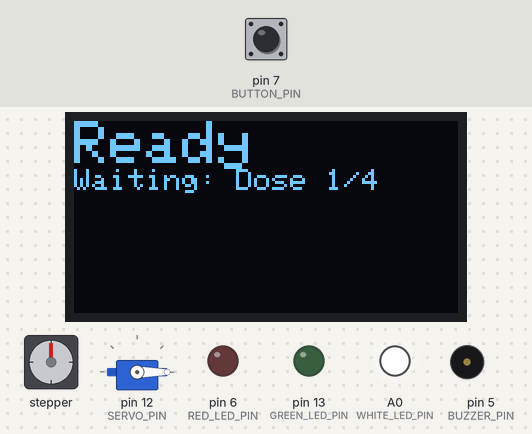
Simulated run of this sketch. Board: Arduino Uno, built with avr-gcc and run on an emulated ATmega328P. On the bench: stepper motor, servo, 128×64 one-colour display, output pins drawn as LEDs (lit = HIGH), buzzer (waves = sounding, pin HIGH). Wiring (inferred from the names in the program): stepper motor (2048 steps per turn assumed): coils pin 8, pin 9, pin 10, pin 11. The inputs (shaded band) are chosen by the test bench; at power-on: pin 7 (BUTTON_PIN) HIGH. The audio player accepts every command and is not drawn; pins used as bus, display or sensor lines are not drawn.

Above: at 0.6 s.
At 18.5 s:
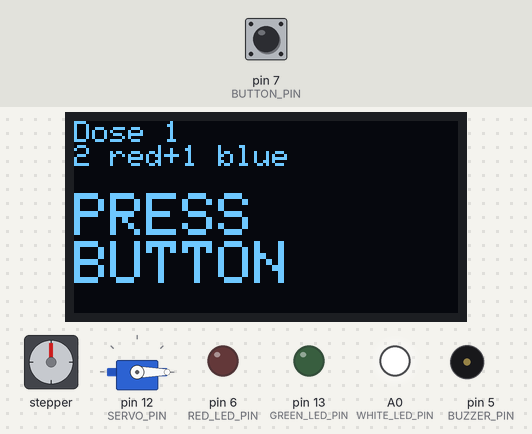
18.6 s: pin 7 (BUTTON_PIN) pulled LOW for 0.6 s
At 19.8 s:
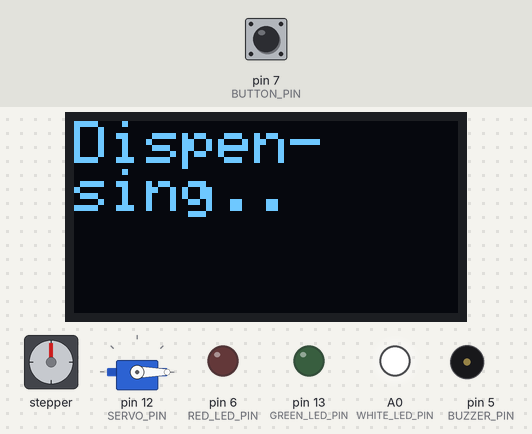
At 38.8 s:
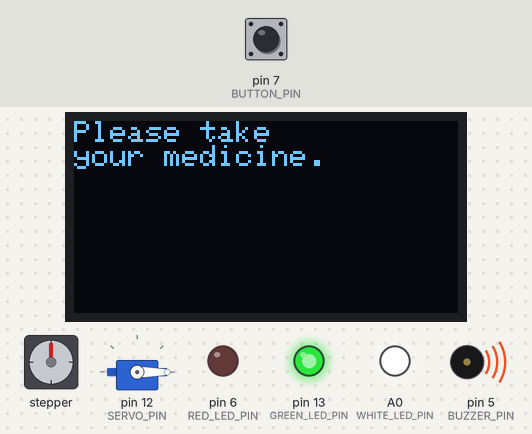
Timing chart, 0 to 39.6 s (numbered marks = the images above; inputs shaded):
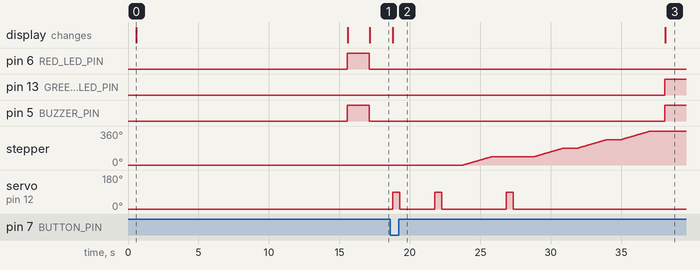

Measured:
- after the input at 18.6 s, pin 13 (GREEN_LED_PIN), pin 5 (BUZZER_PIN): LOW → HIGH after 19.5 s
- what the display in image 0 shows lasts 15.0 s, from 0.6 s to 15.6 s

The sketch:

MedBuddy_FINAL.ino
```cpp
#include <Wire.h>
#include <Adafruit_GFX.h>
#include <Adafruit_SSD1306.h>
#include <Servo.h>
#include <SoftwareSerial.h>
#include <DFRobotDFPlayerMini.h>

// ---------------- PIN DEFINITIONS ----------------
#define BUTTON_PIN     7
#define BUZZER_PIN     5
#define SERVO_PIN      12
#define RED_LED_PIN    6
#define GREEN_LED_PIN  13
#define WHITE_LED_PIN  A0

#define STEPPER_IN1    8
#define STEPPER_IN2    9
#define STEPPER_IN3    10
#define STEPPER_IN4    11

#define DFPLAYER_RX    9   // Arduino pin, connects to DFPlayer TX
#define DFPLAYER_TX    11  // Arduino pin, connects to DFPlayer RX

// ---------------- OLED SETUP ----------------
#define SCREEN_WIDTH 128
#define SCREEN_HEIGHT 64
#define OLED_RESET -1
Adafruit_SSD1306 display(SCREEN_WIDTH, SCREEN_HEIGHT, &Wire, OLED_RESET);

// ---------------- SERVO SETUP ----------------
Servo pusherServo;
const int SERVO_REST_ANGLE = 0;
const int SERVO_PUSH_ANGLE = 90;

// ---------------- DFPLAYER SETUP ----------------
SoftwareSerial dfSerial(DFPLAYER_RX, DFPLAYER_TX);
DFRobotDFPlayerMini dfPlayer;
const uint8_t TRACK_TIME_ALERT = 1;   // 0001.mp3
const uint8_t TRACK_TAKE_MED   = 2;   // 0002.mp3

// ---------------- STEPPER SETTINGS ----------------
const int stepSequence[8][4] = {
  {1,0,0,0},
  {1,1,0,0},
  {0,1,0,0},
  {0,1,1,0},
  {0,0,1,0},
  {0,0,1,1},
  {0,0,0,1},
  {1,0,0,1}
};
int stepIndex = 0;
const int STEPS_PER_90 = 1024;      // quarter turn for 28BYJ-48 half-step mode
const int STEP_DELAY_MS = 2;

// ---------------- SCHEDULE SETTINGS (millis-based) ----------------
const uint32_t START_DELAY_MS   = 15000UL;  // first dose 15s after power-on
const uint32_t SCHEDULE_GAP_MS  = 15000UL;  // then every 15s after that (demo speed)

const uint32_t PUSH_GAP_MS        = 2000UL; // between 2 pushes at same cylinder
const uint32_t POST_PUSH_WAIT_MS  = 1000UL; // wait after last push, before rotating
const uint32_t POSITION_SETTLE_MS = 1000UL; // wait after stepper stops, before next push starts
const uint32_t ALERT_BUZZ_MS      = 1500UL; // buzzer+red LED duration at alert
const uint32_t DISPENSE_BUZZ_MS   = 1500UL; // buzzer+green LED duration at dispense-complete

uint32_t scheduleTimeMs[4];   // millis() timestamps for the 4 doses
bool     scheduleDone[4]     = {false, false, false, false};
uint8_t  currentSchedule      = 0;

// doseCounts[schedule][cylinder position 0..3] = how many pills to push
const uint8_t doseCounts[4][4] = {
  {2, 1, 0, 0},   // Schedule 1: 2 from cyl0 (0deg), 1 from cyl1 (90deg)
  {0, 0, 1, 1},   // Schedule 2: 1 from cyl2 (180deg), 1 from cyl3 (270deg)
  {2, 1, 0, 0},   // Schedule 3: same as schedule 1
  {0, 0, 1, 1}    // Schedule 4: same as schedule 2
};

// ===========================================================================
void setup() {
  Serial.begin(9600);

  pinMode(BUTTON_PIN, INPUT_PULLUP);
  pinMode(BUZZER_PIN, OUTPUT);
  pinMode(RED_LED_PIN, OUTPUT);
  pinMode(GREEN_LED_PIN, OUTPUT);
  pinMode(WHITE_LED_PIN, OUTPUT);

  pinMode(STEPPER_IN1, OUTPUT);
  pinMode(STEPPER_IN2, OUTPUT);
  pinMode(STEPPER_IN3, OUTPUT);
  pinMode(STEPPER_IN4, OUTPUT);

  digitalWrite(BUZZER_PIN, LOW);
  digitalWrite(RED_LED_PIN, LOW);
  digitalWrite(GREEN_LED_PIN, LOW);
  digitalWrite(WHITE_LED_PIN, HIGH); // "system powered on" indicator

  pusherServo.attach(SERVO_PIN);
  pusherServo.write(SERVO_REST_ANGLE);

  // --- OLED init ---
  if (!display.begin(SSD1306_SWITCHCAPVCC, 0x3C)) {
    Serial.println(F("OLED init failed"));
  }
  display.clearDisplay();
  display.setTextSize(2);
  display.setTextColor(SSD1306_WHITE);
  display.setCursor(0, 0);
  display.println(F("MedBuddy"));
  display.setTextSize(1);
  display.println(F("Starting..."));
  display.display();

  // --- DFPlayer init ---
  dfSerial.begin(9600);
  if (!dfPlayer.begin(dfSerial, false, true)) { // isACK=false prevents freezing on repeated play() calls
    Serial.println(F("DFPlayer not found"));
  } else {
    dfPlayer.volume(22); // 0-30
  }

  // --- Build schedule times based on millis() ---
  uint32_t startMs = millis();
  scheduleTimeMs[0] = startMs + START_DELAY_MS;
  scheduleTimeMs[1] = scheduleTimeMs[0] + SCHEDULE_GAP_MS;
  scheduleTimeMs[2] = scheduleTimeMs[1] + SCHEDULE_GAP_MS;
  scheduleTimeMs[3] = scheduleTimeMs[2] + SCHEDULE_GAP_MS;

  showIdleScreen();
}

// ===========================================================================
void loop() {
  if (currentSchedule < 4) {
    if (!scheduleDone[currentSchedule] &&
        millis() >= scheduleTimeMs[currentSchedule]) {
      runScheduleEvent(currentSchedule);
      scheduleDone[currentSchedule] = true;
      currentSchedule++;
      if (currentSchedule < 4) {
        showIdleScreen();
      } else {
        display.clearDisplay();
        display.setCursor(0, 0);
        display.println(F("All doses"));
        display.println(F("for today"));
        display.println(F("complete."));
        display.display();
      }
    }
  }
}

// ===========================================================================
void showIdleScreen() {
  display.clearDisplay();
  display.setTextSize(2);
  display.setCursor(0, 0);
  display.println(F("Ready"));
  display.setTextSize(1);
  display.print(F("Waiting: Dose "));
  display.print(currentSchedule + 1);
  display.println(F("/4"));
  display.display();
}

// ===========================================================================
void runScheduleEvent(uint8_t idx) {

  // ---- STEP 1: Alert - red LED + buzzer together for 1.5s ----
  digitalWrite(RED_LED_PIN, HIGH);
  digitalWrite(BUZZER_PIN, HIGH);

  display.clearDisplay();
  display.setTextSize(2);
  display.setCursor(0, 0);
  display.print(F("Dose "));
  display.println(idx + 1);
  display.setTextSize(1);
  printPillDescription(idx);
  display.display();

  dfPlayer.play(TRACK_TIME_ALERT); // isACK=false means this won't hang

  delay(ALERT_BUZZ_MS);
  digitalWrite(RED_LED_PIN, LOW);
  digitalWrite(BUZZER_PIN, LOW);

  // ---- STEP 2: Show "press button" prompt, then wait ----
  display.clearDisplay();
  display.setTextSize(1);
  display.setCursor(0, 0);
  display.print(F("Dose "));
  display.println(idx + 1);
  printPillDescription(idx);
  display.println();
  display.setTextSize(2);
  display.println(F("PRESS"));
  display.println(F("BUTTON"));
  display.display();

  while (digitalRead(BUTTON_PIN) == HIGH) {
    // waiting for press (pull-up wiring: pressed = LOW)
  }
  delay(150); // debounce

  // ---- STEP 3: Dispense across the 4 cylinder positions ----
  display.clearDisplay();
  display.setTextSize(2);
  display.setCursor(0, 0);
  display.println(F("Dispen-"));
  display.println(F("sing.."));
  display.display();

  for (uint8_t pos = 0; pos < 4; pos++) {
    uint8_t count = doseCounts[idx][pos];
    if (count > 0) {
      for (uint8_t i = 0; i < count; i++) {
        pushOnce();
        if (i < count - 1) {
          delay(PUSH_GAP_MS);
        }
      }
      delay(POST_PUSH_WAIT_MS);
    }
    rotateStepper90();
    delay(POSITION_SETTLE_MS); // pause after stepper stops, before next push
  }

  // ---- STEP 4: Confirm dispense - green LED + buzzer together for 1.5s ----
  digitalWrite(GREEN_LED_PIN, HIGH);
  digitalWrite(BUZZER_PIN, HIGH);
  dfPlayer.play(TRACK_TAKE_MED);

  display.clearDisplay();
  display.setTextSize(1);
  display.setCursor(0, 0);
  display.println(F("Please take"));
  display.println(F("your medicine."));
  display.display();

  delay(DISPENSE_BUZZ_MS);
  digitalWrite(GREEN_LED_PIN, LOW);
  digitalWrite(BUZZER_PIN, LOW);
}

// ===========================================================================
void printPillDescription(uint8_t idx) {
  if (idx % 2 == 0) {
    display.println(F("2 red+1 blue"));
  } else {
    display.println(F("1 grn+1 purp"));
  }
}

// ===========================================================================
void pushOnce() {
  pusherServo.write(SERVO_PUSH_ANGLE);
  delay(500);
  pusherServo.write(SERVO_REST_ANGLE);
  delay(500);
}

// ===========================================================================
void rotateStepper90() {
  for (int s = 0; s < STEPS_PER_90; s++) {
    stepIndex++;
    if (stepIndex > 7) stepIndex = 0;
    digitalWrite(STEPPER_IN1, stepSequence[stepIndex][0]);
    digitalWrite(STEPPER_IN2, stepSequence[stepIndex][1]);
    digitalWrite(STEPPER_IN3, stepSequence[stepIndex][2]);
    digitalWrite(STEPPER_IN4, stepSequence[stepIndex][3]);
    delay(STEP_DELAY_MS);
  }
  digitalWrite(STEPPER_IN1, LOW);
  digitalWrite(STEPPER_IN2, LOW);
  digitalWrite(STEPPER_IN3, LOW);
  digitalWrite(STEPPER_IN4, LOW);
}
```
